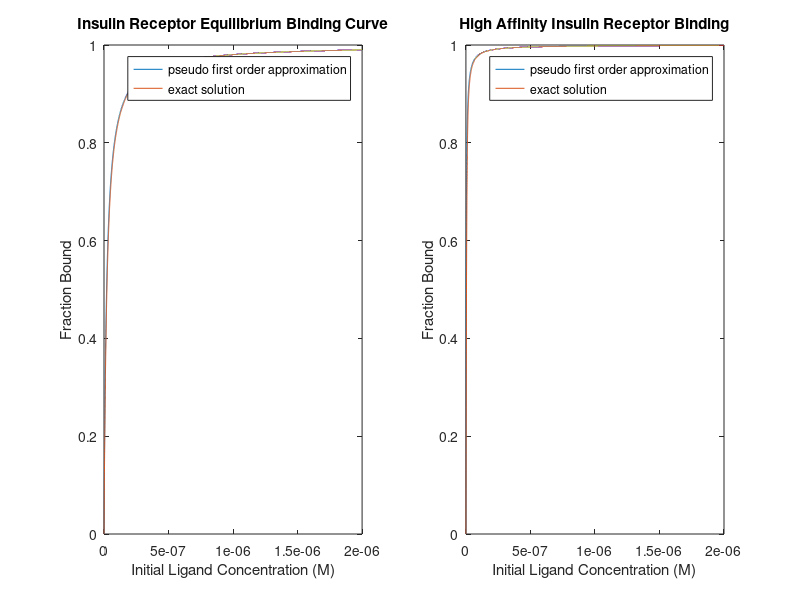

MATLAB code for this plot:


L = 0:1E-10:2E-6;
Kd = 20E-9;
y = L./(Kd+L);
y(length(y)-1) %to determine range of y

%plot 1 approx
figure(1)
subplot(1,2,1);
plot(L,y);
title('Insulin Receptor Equilibrium Binding Curve');
xlabel('Initial Ligand Concentration (M)');
ylabel('Fraction Bound');
hold on;

P = 5*10^-9;
y2 = ((Kd+P+L)-((Kd+P+L).^2-4*P.*L).^.5)./(2*P);
%plot 1 exact
plot(L,y2);
legend('pseudo first order approximation','exact solution');

%Part C:

Kd2 = 2E-9;
y = L./(Kd2+L);
y(length(y)-1)

subplot(1,2,2);
%plot 2 approx
plot(L,y);
title('High Affinity Insulin Receptor Binding');
xlabel('Initial Ligand Concentration (M)');
ylabel('Fraction Bound');
hold on;

P = 5*10^-9;
y2 = ((Kd2+P+L)-((Kd2+P+L).^2-4*P.*L).^.5)./(2*P);
%plot 2 exact
plot(L,y2);
legend('pseudo first order approximation','exact solution');


%{
Explanation: The error between the approximate and exact functions
increases as the binding affinity increases (ErrorKD=2nM > ErrorKD=20nM).
This makes sense as the approximate function (pseudo first order) makes the
assumption that the initial concentration of ligand is high enough relative 
to that of the protein that the concentration of the ligand in equilibrium 
is about the same as the initial concentration. However, as the binding 
affinity increases, this approximation becomes less accurate. The reaction 
binds more protein and more ligand, and the concentration of the ligand in 
equilibrium relative to the initial concentration varies more.
%}